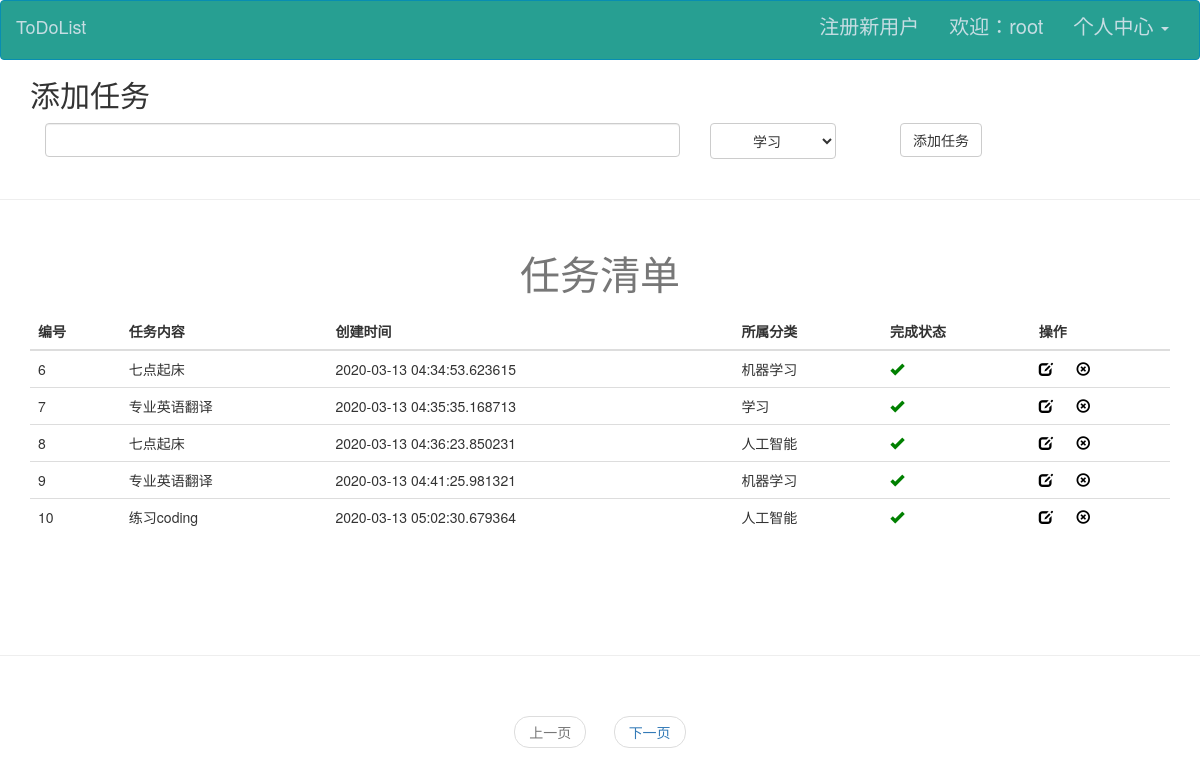
The page /todo/list/ (signed in) on the database its author committed.
### app/models.py (models this page shows, shortened)
class User(UserMixin, db.Model):
    __tablename__ = 'users'
    id = db.Column(db.Integer, primary_key=True)
    username = db.Column(db.String(64), unique=True, nullable=False)
    email = db.Column(db.String(50))
    password_hash = db.Column(db.String(200))
    role_id = db.Column(db.Integer, db.ForeignKey('roles.id'))
    confirmed = db.Column(db.Boolean, default=False)
    name = db.Column(db.String(64))
    location = db.Column(db.String(64))  # 所在地
    about_me = db.Column(db.Text())  # 自我介绍
    create_time = db.Column(db.DateTime(), default=datetime.utcnow)
    last_seen = db.Column(db.DateTime(), default=datetime.utcnow)
    todos = db.relationship('Todo', backref='user')
    categories = db.relationship('Category', backref='user')
    @property
    def password(self):
        raise AttributeError('password is not a readable attribute')

class Todo(db.Model):
    __tablename__ = 'todos'
    id = db.Column(db.Integer, autoincrement=True, primary_key=True)
    content = db.Column(db.String(100))
    status = db.Column(db.Boolean, default=False)
    add_time = db.Column(db.DateTime, default=datetime.utcnow)
    user_id = db.Column(db.Integer, db.ForeignKey('users.id'))
    category_id = db.Column(db.Integer, db.ForeignKey('categories.id'))

class Category(db.Model):
    __tablename__ = 'categories'
    id = db.Column(db.Integer, autoincrement=True, primary_key=True)
    name = db.Column(db.String(20), unique=True)
    add_time = db.Column(db.DateTime, default=datetime.utcnow)
    user_id = db.Column(db.Integer, db.ForeignKey('users.id'))
    todos = db.relationship('Todo', backref='category')

### app/todo/views.py (the view)
@todo.route('/list/')
@login_required
def list():
    form = AddTodoForm()
    page = int(request.args.get('page', 1))
    todoPageObj = Todo.query.filter_by(user_id=current_user.id).paginate(
        page, per_page=current_app.config['PRE_PAGE']
    )
    return render_template('todo/list.html', todoPageObj=todoPageObj, form=form)

### app/todo/forms.py
class AddTodoForm(FlaskForm):
    content = StringField(
        label='任务内容',
        validators=[DataRequired()],
        render_kw={
            "class": "form-control",
        }
    )
    category = SelectField(
        label='任务类型',
        coerce=int,
        render_kw={
            "class": "btn btn-default",
        }
    )
    submit = SubmitField(
        label='添加任务',
        render_kw={
            "class": "btn btn-default",
        }
    )
    def __init__(self):
        super(AddTodoForm, self).__init__()
        categories = Category.query.all()
        if categories:
            self.category.choices = [(item.id, item.name) for item in
                                     categories]
        else:
            self.category.choices = [(-1, "请先创建分类")]

### app/auth/views.py (called while the page is built)
@auth.before_app_request
def before_request():
    if current_user.is_authenticated \
            and not current_user.confirmed \
            and request.endpoint[:5] != 'auth.' \
            and request.endpoint != 'static':
        return redirect(url_for('auth.unconfirmed'))

### app/models.py (called while the page is built)
@login_manager.user_loader
def load_user(user_id):
    return User.query.get(int(user_id))

### app/templates/todo/list.html (shortened to what this page needs)
{% extends 'base.html' %}
{% block content %}
    <div class="container">
        <h2 style="font-family: 仿宋">添加任务</h2>
        <form action="{{ url_for('todo.add') }}" method="post">
            <div class="col-lg-10,col-lg-offset-2l">
                <div class="col-lg-7">
                    {{ form.content() }}
                </div>
                <div class="col-lg-1 ">
                    {{ form.category() }}
                </div>
                <div class="col-lg-3 col-lg-offset-1 ">
                    {{ form.submit() }}
                </div>
            </div>
        </form>
    </div>
    <br>
    <hr>
    <br>
    <div class="container">
        <table class="table table-hover">
            <caption id='caption-style'>任务清单</caption>
            <thead>
            <tr>
                <th>编号</th>
                <th>任务内容</th>
                <th>创建时间</th>
                <th>所属分类</th>
                <th>完成状态</th>
                <th>操作</th>
            </tr>
            </thead>
            <tbody>
            {% for todo in todoPageObj.items %}
                <tr>
                    <td>{{ todo.id }}</td>
                    <td>{{ todo.content }}</td>
                    <td>{{ todo.add_time }}</td>
                    <td>{{ todo.category.name }}</td>
                    <td>
                        {% if todo.status %}
                            <a href="{{ url_for('todo.undo',id = todo.id) }}"><span
                                    class="glyphicon glyphicon-ok status-success"></span></a>
                        {% else %}
                            <a href="{{ url_for('todo.done',id = todo.id) }}"><span
                                    class="glyphicon glyphicon-remove status-fail"></span></a>
                        {% endif %}
                    </td>
                    <td>
                        <a href="{{ url_for('todo.edit',id = todo.id) }}"><span class=" glyphicon glyphicon-edit "
                                                                                style="color: black"></span></a>&nbsp;&nbsp;&nbsp;&nbsp;&nbsp;
                        <a href="{{ url_for('todo.delete',id= todo.id) }}"><span
                                class="glyphicon glyphicon-remove-circle" style="color: black"></span></a>
                    </td>
                </tr>
            {% endfor %}
            </tbody>
        </table>
    </div>
    <br>
    <br><br>
    <br>
    <hr>
    <br>
    <nav aria-label="paginate-part">
        <ul class="pager">
            {% if todoPageObj.has_prev %}
                <li><a href="{{ url_for('todo.list') }}?page={{ todoPageObj.prev_num }}">上一页</a></li>
            {% else %}
                <li class="disabled"><a href="#">上一页</a></li>
            {% endif %}
            {% if todoPageObj.has_next %}
                <li><a href="{{ url_for('todo.list') }}?page={{ todoPageObj.next_num }}">下一页</a></li>
            {% else %}
                <li class="disabled"><a href="#">下一页</a></li>
            {% endif %}
        </ul>
    </nav>
{% endblock %}

### app/templates/base.html (shortened to what this page needs)
<!DOCTYPE html>
<html lang="en">
<head>
    <link rel="stylesheet" href="{{ url_for('static',filename='css/bootstrap.min.css') }}">
    <link rel="stylesheet" href="{{ url_for('static',filename='css/index.css') }}">
    <link rel="stylesheet" href="{{ url_for('static',filename='css/font.css') }}">
</head>
<body>
<nav id='box-nav' class="navbar navbar-inverse">
    <div class="container-fluid">
        <div class="navbar-header">
            <a class="navbar-brand" href="{{ url_for('auth.index') }}">ToDoList</a>
        </div>
        <div class="collapse navbar-collapse" id="bs-example-navbar-collapse-1">
            <ul class="nav navbar-nav navbar-right">
                <li><a href="{{ url_for('auth.register') }}">注册新用户</a></li>
                {% if current_user.is_authenticated %}
                    <li>
                        <a href="{{ url_for('user.get_userInfo',id = current_user.id) }}">欢迎：{{ current_user.username }}</a>
                    </li>
                    <li class="dropdown">
                        <a href="#" class="dropdown-toggle" data-toggle="dropdown" role="button" aria-haspopup="true"
                           aria-expanded="false">个人中心 <span class="caret"></span></a>
                    </li>
                {% else %}
                    <li><a href="{{ url_for('auth.login') }}">登录</a></li>
                {% endif %}
            </ul>
        </div>
    </div>
</nav>
{% block content %}
{% endblock %}
</body>
</html>

### app/static/css/index.css (style rules this page uses)
#caption-style { font-family: 仿宋; font-size: 40px; text-align: center; }
#box-nav { margin-bottom: 0px; }
.navbar-inverse { background-color: #279f92; border-color: #088db2; height: 60px; font-size: 20px; }
.navbar-inverse .navbar-brand { color: #c6dde3; }
.navbar-inverse .navbar-nav > li > a { color: #c6dde3; }
.navbar-inverse .navbar-collapse, .navbar-inverse .navbar-form { border-color: #c6dde3; }
.status-success { color: green; }

### rows shown on the page
User: username "root"
Todo: id "6", content "七点起床", add_time "2020-03-13 04:34:53.623615", category.name "机器学习"
Todo: id "7", content "专业英语翻译", add_time "2020-03-13 04:35:35.168713", category.name "学习"
Todo: id "8", content "七点起床", add_time "2020-03-13 04:36:23.850231", category.name "人工智能"
Todo: id "9", content "专业英语翻译", add_time "2020-03-13 04:41:25.981321", category.name "机器学习"
Todo: id "10", content "练习coding", add_time "2020-03-13 05:02:30.679364", category.name "人工智能"
